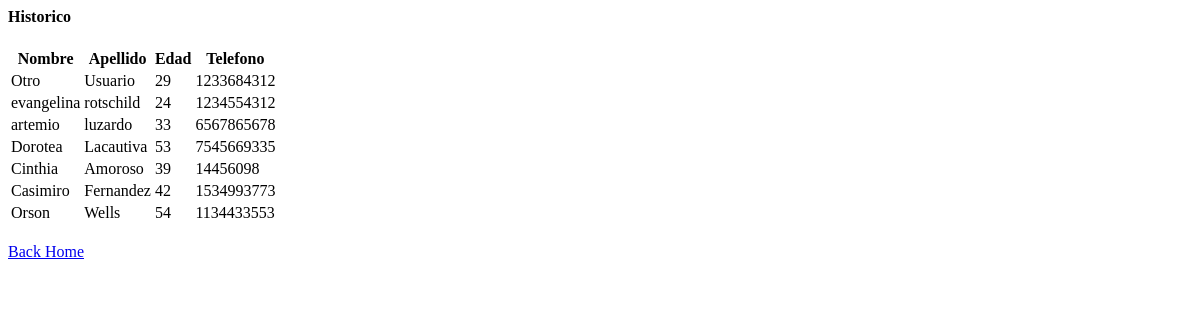
The app's page /historico/, older data.
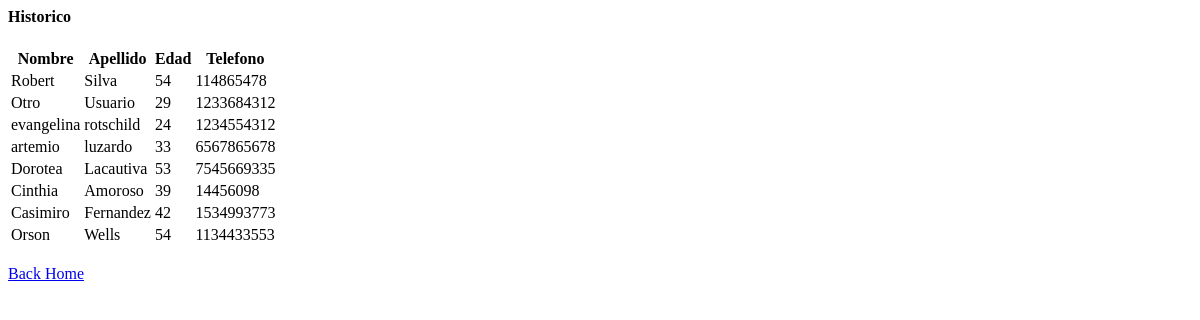
The same page, newer data.
### datos/models.py (models this page shows, shortened)
class DatosUsuario(models.Model):
    fecha_creacion = models.DateTimeField(auto_now_add=True)
    nombre = models.CharField(max_length=50)
    apellido = models.CharField(max_length=50)
    edad = models.IntegerField()
    telefono = models.IntegerField()
    class Meta:
        app_label = 'datos'
        verbose_name = 'Usuarios'

### datos/views.py (the view)
# urls.py: path('historico/', views.historico, name='historico'),
def historico(request):
    context = {}
    beirut = DatosUsuario.objects.all().order_by('-fecha_creacion')
    context['beirut'] = beirut
    return render(request, 'historico.html', context)

### datos/templates/historico.html
<h4>Historico</h4>
<div class="container">
    <table class="table">
        <thead>
          <tr>
            <th>Nombre</th>
            <th>Apellido</th>
            <th>Edad</th>
            <th>Telefono</th>
          </tr>
        </thead>
        <tbody>
            {% for beirut_for in beirut %}
                <tr>
                <td>{{ beirut_for.nombre }}</td>
                <td>{{ beirut_for.apellido }}</td>
                <td>{{ beirut_for.edad }}</td>
                <td>{{ beirut_for.telefono }}</td>
                </tr>
            {% endfor %}
        </tbody>
      </table>
    </div><br>
    <div>
    <a href = "{% url 'home' %}"> Back Home </a><br>
    </div>

Row changes from the older to the newer data that the page shows:
added DatosUsuario: nombre "Robert", apellido "Silva", edad "54", telefono "114865478"
